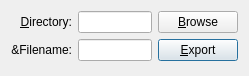
<?xml version="1.0" encoding="UTF-8"?>
<ui version="4.0">
 <class>ImageExporterOutputWidget</class>
 <widget class="QWidget" name="ImageExporterOutputWidget">
  <property name="geometry">
   <rect>
    <x>0</x>
    <y>0</y>
    <width>249</width>
    <height>76</height>
   </rect>
  </property>
  <property name="windowTitle">
   <string>Output</string>
  </property>
  <layout class="QGridLayout" name="gridLayout">
   <item row="1" column="0">
    <widget class="QLabel" name="directoryLabel">
     <property name="sizePolicy">
      <sizepolicy hsizetype="Preferred" vsizetype="Preferred">
       <horstretch>0</horstretch>
       <verstretch>0</verstretch>
      </sizepolicy>
     </property>
     <property name="text">
      <string>&amp;Directory:</string>
     </property>
     <property name="alignment">
      <set>Qt::AlignRight|Qt::AlignTrailing|Qt::AlignVCenter</set>
     </property>
     <property name="buddy">
      <cstring>directoryLineEdit</cstring>
     </property>
    </widget>
   </item>
   <item row="1" column="2">
    <widget class="QPushButton" name="openDirectoryButton">
     <property name="sizePolicy">
      <sizepolicy hsizetype="Minimum" vsizetype="Fixed">
       <horstretch>0</horstretch>
       <verstretch>0</verstretch>
      </sizepolicy>
     </property>
     <property name="text">
      <string>&amp;Browse</string>
     </property>
    </widget>
   </item>
   <item row="2" column="0">
    <widget class="QLabel" name="filenameLabel">
     <property name="text">
      <string>&amp;Filename:</string>
     </property>
     <property name="alignment">
      <set>Qt::AlignRight|Qt::AlignTrailing|Qt::AlignVCenter</set>
     </property>
    </widget>
   </item>
   <item row="1" column="1">
    <widget class="QLineEdit" name="directoryLineEdit">
     <property name="enabled">
      <bool>true</bool>
     </property>
     <property name="sizePolicy">
      <sizepolicy hsizetype="Expanding" vsizetype="Fixed">
       <horstretch>0</horstretch>
       <verstretch>0</verstretch>
      </sizepolicy>
     </property>
     <property name="readOnly">
      <bool>true</bool>
     </property>
    </widget>
   </item>
   <item row="2" column="2">
    <widget class="QPushButton" name="saveButton">
     <property name="sizePolicy">
      <sizepolicy hsizetype="Minimum" vsizetype="Fixed">
       <horstretch>1</horstretch>
       <verstretch>0</verstretch>
      </sizepolicy>
     </property>
     <property name="text">
      <string>&amp;Export</string>
     </property>
     <property name="default">
      <bool>true</bool>
     </property>
    </widget>
   </item>
   <item row="2" column="1">
    <widget class="QLineEdit" name="fileNameLineEdit"/>
   </item>
   <item row="3" column="1">
    <spacer name="verticalSpacer">
     <property name="orientation">
      <enum>Qt::Vertical</enum>
     </property>
     <property name="sizeHint" stdset="0">
      <size>
       <width>20</width>
       <height>40</height>
      </size>
     </property>
    </spacer>
   </item>
  </layout>
 </widget>
 <resources/>
 <connections/>
</ui>
